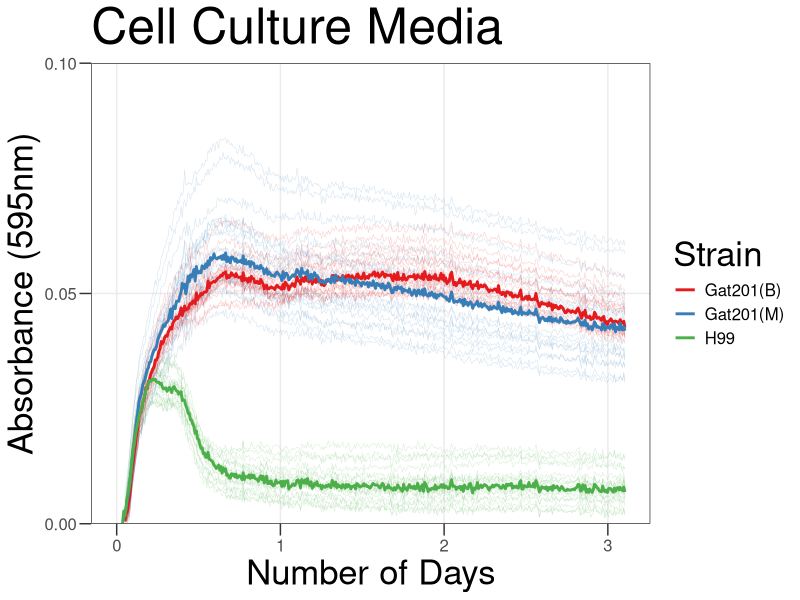
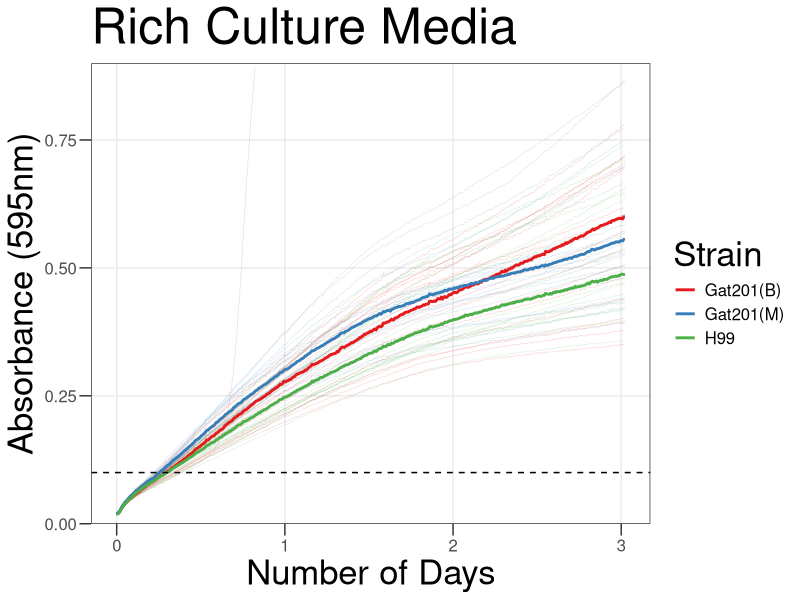

Write R code to recreate these figures, in order.
## ---- chunk 1
knitr::opts_chunk$set(echo = TRUE , warning=FALSE, message=FALSE)
## ---- chunk 2
library("reshape2")
library(dplyr)
library(ggplot2)
library(tidyverse)
library(markdown)
library(cowplot)
## ---- chunk 3

rawdata <- read.csv("../Input/20200728_EH_PR2_RPMI_WT_Gat201TRSP.csv")

## ---- chunk 4

 rawdata_hrs<-mutate(rawdata, Time = Time/86400)

## ---- chunk 5
reshaped <- melt(rawdata_hrs, id=c("Time", "Temp"), 
                              variable.name="Well",
                              value.name="OD595")

summary(reshaped)
## ---- chunk 6

platemap <- read.csv("../Input/20200728-PR2_SetupCSV.csv")
head(platemap, n=10)


## ---- chunk 7

annotated <- inner_join(reshaped, platemap, by="Well")
 
## ---- chunk 8
blank_OD_summary <- annotated %>%
  filter(Strain=="") %>%
  filter(Well != "H2") %>%
  # filter out columns 1 and 12 as well?
  group_by(Medium) %>%
  summarise(OD_median=median(OD595),
            OD_mean=mean(OD595),
            OD_max=max(OD595),
            OD_min=min(OD595))
print(blank_OD_summary)
## ---- chunk 9

normalisedOD <- annotated %>%
  left_join(blank_OD_summary, by="Medium") %>%
  mutate(OD_corrected = OD595 - OD_median)

## ---- chunk 10
ggplot(data=normalisedOD %>%
                     filter(Strain != ""), 
                      aes(x=Time, y=OD_corrected, color=Strain)) + 
       geom_line(aes(group = Well), size = 0.2, alpha = 0.2) + 
       stat_summary(fun = "median", geom = "line", size = 1) +
       scale_y_continuous(limits=c(0,0.1),expand=c(0,0), breaks = c(0, 0.05, 0.1)) +
  
       labs(x = "Number of Days",
            y = "Absorbance (595nm)",
            title = "Cell Culture Media") +
       theme_bw() +
       theme(text = element_text(size = 15))+
       theme(axis.title = element_text(size = 25)) +
  theme(axis.ticks.length = unit(0.3, "cm"))+
       theme(title = element_text(size = 30))+
       theme(legend.title = element_text(size = 25))+
  theme(panel.grid.minor = element_blank())+
       scale_color_brewer(palette="Set1")
## ---- chunk 11
y_rawdata <- read.csv("../Input/20200807_EH_PR4_YPD_WTGat201_TRSP.csv")

## ---- chunk 12

 y_rawdata_hrs<-mutate(y_rawdata, Time = Time/86400)
## ---- chunk 13

y_reshaped <- melt(y_rawdata_hrs, id=c("Time", "Temp"), variable.name="Well",
                 value.name="OD595")
summary(y_reshaped)
## ---- chunk 14
y_platemap <- read.csv("../Input/20200807-PR4_SetupCSV.csv")
head(y_platemap, n=10)

## ---- chunk 15
y_annotated <- inner_join(y_reshaped, y_platemap, by="Well")

## ---- chunk 16
y_blank_OD_summary <- y_annotated %>%
  filter(Strain=="") %>%
  group_by(Medium) %>%
  summarise(OD_median=median(OD595),
            OD_mean=mean(OD595),
            OD_max=max(OD595),
            OD_min=min(OD595))
print(y_blank_OD_summary)
## ---- chunk 17

y_normalisedOD <- y_annotated %>%
  left_join(y_blank_OD_summary, by="Medium") %>%
  mutate(y_OD_corrected = OD595 - OD_median)

## ---- chunk 18
ggplot(data=y_normalisedOD %>%
                     filter(Strain != ""), 
                      aes(x=Time, y=y_OD_corrected, color=Strain)) + 
       geom_line(aes(group = Well), size = 0.2, alpha = 0.2) + 
       stat_summary(fun = "median", geom = "line", size = 1) +
       scale_y_continuous(limits=c(0,0.9),expand=c(0,0)) +
       geom_hline(aes(yintercept=0.1), linetype="dashed", colour="black") +
       labs(x = "Number of Days",
            y = "Absorbance (595nm)",
            title = "Rich Culture Media") +
       theme_bw() +
       theme(text = element_text(size = 15))+
       theme(axis.title = element_text(size = 25))+
       theme(axis.ticks.length = unit(0.3, "cm"))+
       theme(title = element_text(size = 30))+
   theme(panel.grid.minor = element_blank())+
       theme(legend.title = element_text(size = 25))+
       scale_color_brewer(palette="Set1")
